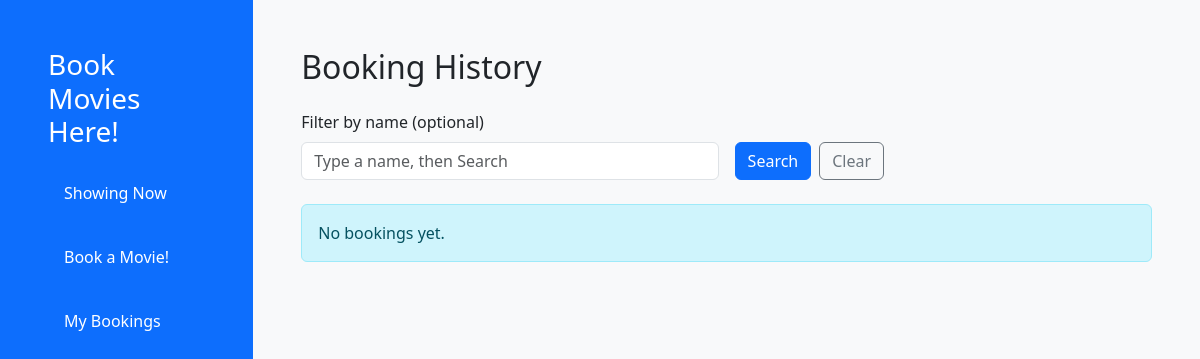
/api/bookings/ui/, run on an earlier commit of the app's database.
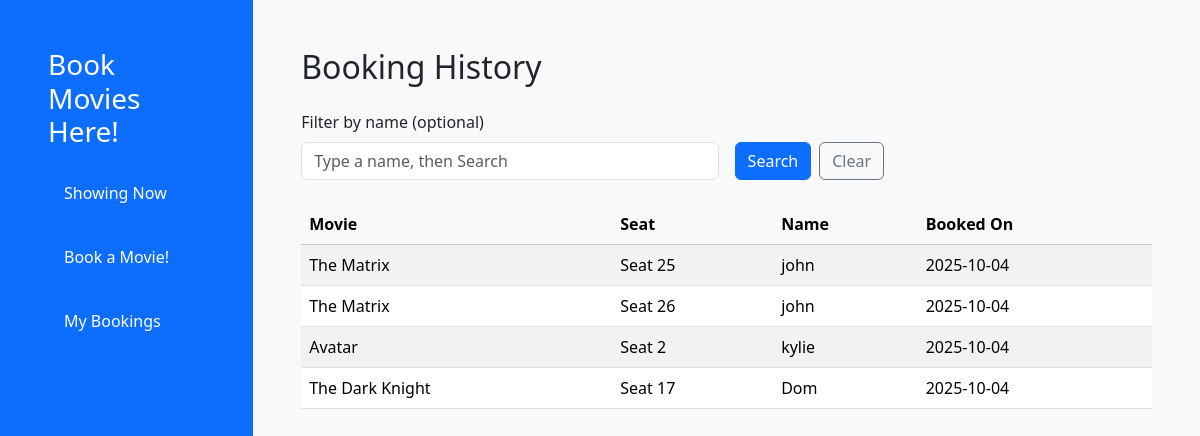
And on a later commit of the database.
### bookings/models.py (models this page shows, shortened)
class Booking(models.Model):
    movie = models.ForeignKey(Movie, on_delete = models.CASCADE)
    seat = models.ForeignKey(Seat, on_delete = models.CASCADE)
    user = models.CharField(max_length = 50)
    booking_date = models.DateField()

class Movie(models.Model):
    title = models.CharField(max_length = 40)
    description = models.TextField()
    release_date = models.DateField()
    duration = models.PositiveIntegerField()

class Seat(models.Model):
    seat_number = models.PositiveIntegerField()
    booked = models.BooleanField(default = False)

### bookings/views.py (the view)
class BookingViewSet(viewsets.ModelViewSet):
    serializer_class = BookingSerializer
    queryset = Booking.objects.all().select_related('movie', 'seat').order_by("-booking_date")
    @action(detail=False, methods=["get"], renderer_classes=[TemplateHTMLRenderer], url_path="ui")
    def ui(self, request):
        q = (request.GET.get("q") or "").strip()
        bookings = self.get_queryset()
        if q:
            bookings = bookings.filter(user__icontains=q)
        return Response({"bookings": bookings}, template_name="bookings/booking_history.html")

### bookings/templates/bookings/booking_history.html (shortened to what this page needs)
{% extends "bookings/base.html" %}
{% block content %}
<h2 class="mb-4">Booking History</h2>
<form method="get" action="{% url 'booking-ui' %}" class="row g-3 mb-4">
    <div class="col-md-6">
        <label for="q" class="form-label">Filter by name (optional)</label>
        <input type="text" id="q" name="q" value="{{ request.GET.q }}" class="form-control" placeholder="Type a name, then Search">
    </div>
    <div class="col-md-6 d-flex align-items-end gap-2">
        <button class="btn btn-primary" type="submit">Search</button>
        <a class="btn btn-outline-secondary" href="{% url 'booking-ui' %}">Clear</a>
    </div>
</form>
{% if bookings %}
    <div class="table-responsive">
        <table class="table table-striped align-middle">
            <thead class="table-light">
                <tr>
                    <th scope="col">Movie</th>
                    <th scope="col">Seat</th>
                    <th scope="col">Name</th>
                    <th scope="col">Booked On</th>
                </tr>
            </thead>
            <tbody>
                {% for b in bookings %}
                    <tr>
                        <td>{{ b.movie.title }}</td>
                        <td>Seat {{ b.seat.seat_number }}</td>
                        <td>{{ b.user|default:"—" }}</td>
                        <td>{{ b.booking_date|date:"Y-m-d" }}</td>
                    </tr>
                {% endfor %}
            </tbody>
        </table>
    </div>
{% else %}
    <div class="alert alert-info">
        {% if request.GET.q %}
            No bookings found for "<strong>{{ request.GET.q }}</strong>".
        {% else %}
            No bookings yet.
        {% endif %}
    </div>
{% endif %}
{% endblock %}

What changed in the data, as far as the page shows it:
added Booking: movie "The Matrix", seat.seat_number "25", user "john", booking_date "2025-10-04"
added Booking: movie "The Matrix", seat.seat_number "26", user "john", booking_date "2025-10-04"
added Booking: movie "Avatar", seat.seat_number "2", user "kylie", booking_date "2025-10-04"
added Booking: movie "The Dark Knight", seat.seat_number "17", user "Dom", booking_date "2025-10-04"
Also different on the page:
text no longer shown: "No bookings yet."
text now shown: "Movie Seat Name Booked On"
